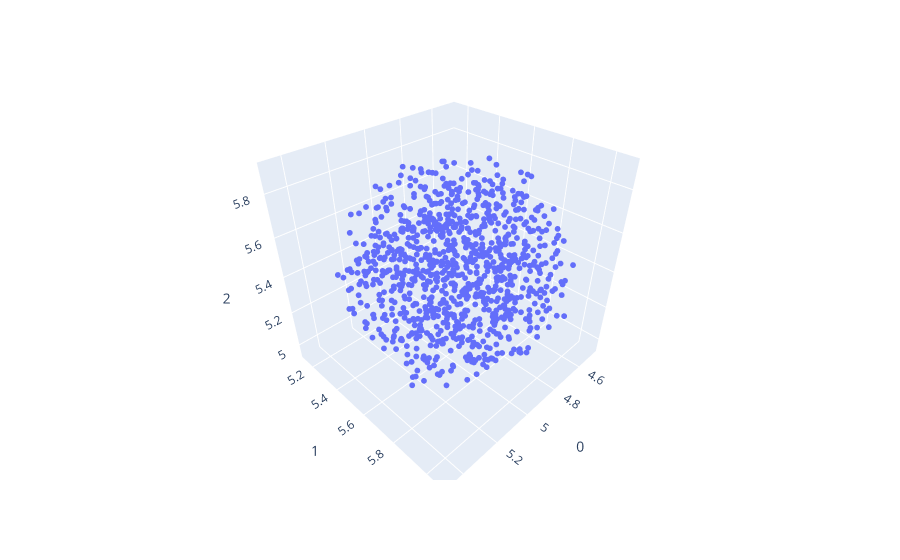
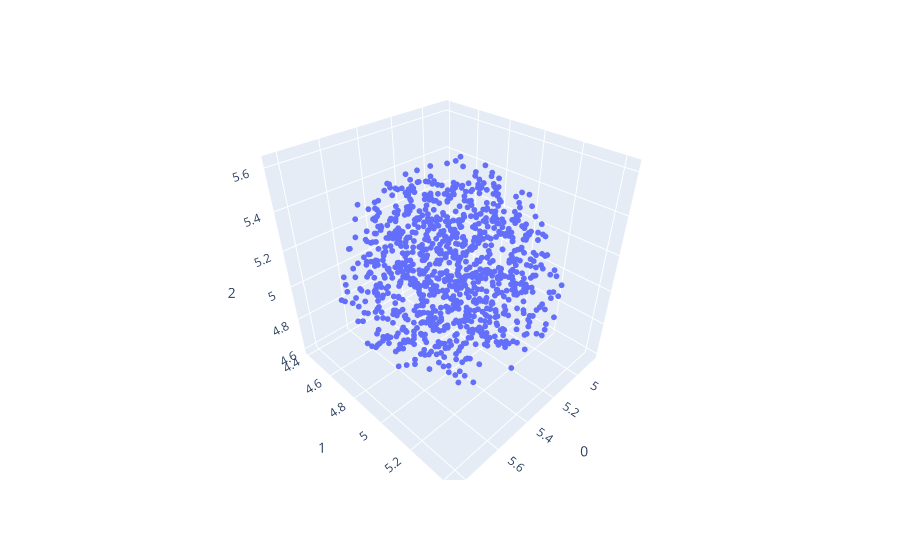
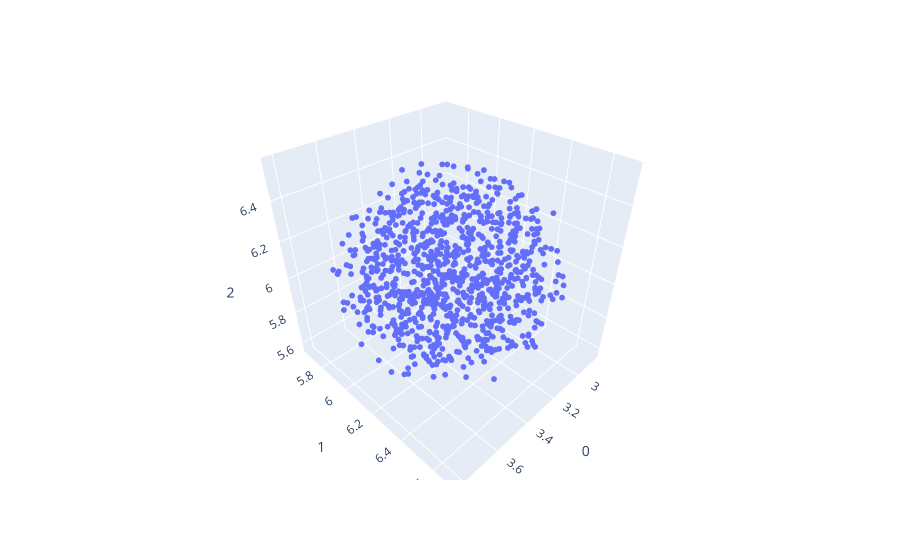
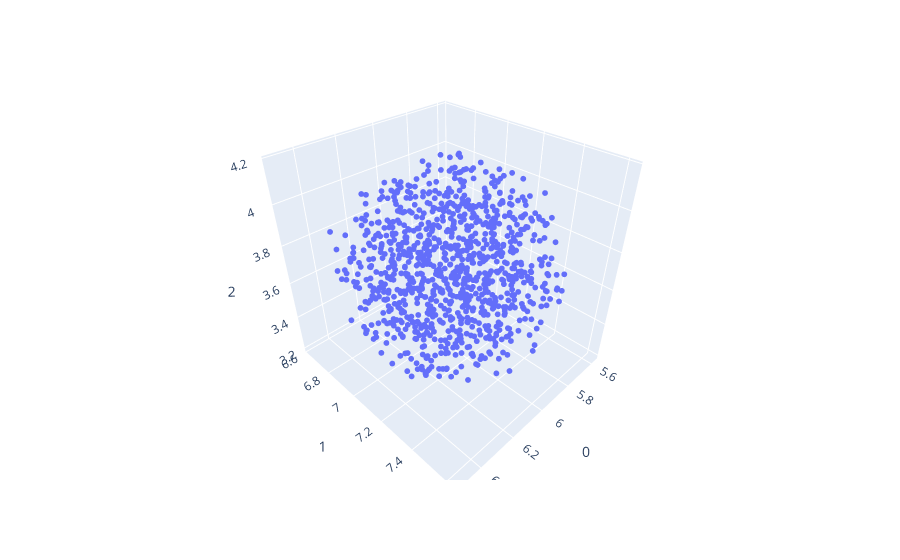

Notebook source saved alongside these figures, in order:
### Code cell
for _ in range(10):
    pts = np.array([np.random.rand(1000) for _ in range(1000)])
    pts = pd.DataFrame(res.fit_transform(pts))
    fig = px.scatter_3d(pts, x=0, y=1, z=2)
    fig.update_traces(marker=dict(size=2))
#     fig.update_xaxes(range=[-10000, 10000])
#     fig.update_yaxes(range=[-10, 10])
    fig.show()

### Figure 1 — Plotly figure (JSON) as saved in the notebook; plotly's stock layout.template omitted (floating-point values rounded to 4 significant figures; data arrays with more than 128 entries replaced by an {"elided": "..."} marker saying what was removed)
{"data": [{"hovertemplate": "0=%{x}<br>1=%{y}<br>2=%{z}<extra></extra>", "legendgroup": "", "marker": {"color": "#636efa", "size": 2, "symbol": "circle"}, "mode": "markers", "name": "", "scene": "scene", "showlegend": false, "type": "scatter3d", "x": {"elided": "1000 float values"}, "y": {"elided": "1000 float values"}, "z": {"elided": "1000 float values"}}], "layout": {"legend": {"tracegroupgap": 0}, "margin": {"t": 60}, "scene": {"domain": {"x": [0, 1], "y": [0, 1]}, "xaxis": {"title": {"text": "0"}}, "yaxis": {"title": {"text": "1"}}, "zaxis": {"title": {"text": "2"}}}}}

### Figure 2 — Plotly figure (JSON) as saved in the notebook; plotly's stock layout.template omitted (floating-point values rounded to 4 significant figures; data arrays with more than 128 entries replaced by an {"elided": "..."} marker saying what was removed)
{"data": [{"hovertemplate": "0=%{x}<br>1=%{y}<br>2=%{z}<extra></extra>", "legendgroup": "", "marker": {"color": "#636efa", "size": 2, "symbol": "circle"}, "mode": "markers", "name": "", "scene": "scene", "showlegend": false, "type": "scatter3d", "x": {"elided": "1000 float values"}, "y": {"elided": "1000 float values"}, "z": {"elided": "1000 float values"}}], "layout": {"legend": {"tracegroupgap": 0}, "margin": {"t": 60}, "scene": {"domain": {"x": [0, 1], "y": [0, 1]}, "xaxis": {"title": {"text": "0"}}, "yaxis": {"title": {"text": "1"}}, "zaxis": {"title": {"text": "2"}}}}}

### Figure 3 — Plotly figure (JSON) as saved in the notebook; plotly's stock layout.template omitted (floating-point values rounded to 4 significant figures; data arrays with more than 128 entries replaced by an {"elided": "..."} marker saying what was removed)
{"data": [{"hovertemplate": "0=%{x}<br>1=%{y}<br>2=%{z}<extra></extra>", "legendgroup": "", "marker": {"color": "#636efa", "size": 2, "symbol": "circle"}, "mode": "markers", "name": "", "scene": "scene", "showlegend": false, "type": "scatter3d", "x": {"elided": "1000 float values"}, "y": {"elided": "1000 float values"}, "z": {"elided": "1000 float values"}}], "layout": {"legend": {"tracegroupgap": 0}, "margin": {"t": 60}, "scene": {"domain": {"x": [0, 1], "y": [0, 1]}, "xaxis": {"title": {"text": "0"}}, "yaxis": {"title": {"text": "1"}}, "zaxis": {"title": {"text": "2"}}}}}

### Figure 4 — Plotly figure (JSON) as saved in the notebook; plotly's stock layout.template omitted (floating-point values rounded to 4 significant figures; data arrays with more than 128 entries replaced by an {"elided": "..."} marker saying what was removed)
{"data": [{"hovertemplate": "0=%{x}<br>1=%{y}<br>2=%{z}<extra></extra>", "legendgroup": "", "marker": {"color": "#636efa", "size": 2, "symbol": "circle"}, "mode": "markers", "name": "", "scene": "scene", "showlegend": false, "type": "scatter3d", "x": {"elided": "1000 float values"}, "y": {"elided": "1000 float values"}, "z": {"elided": "1000 float values"}}], "layout": {"legend": {"tracegroupgap": 0}, "margin": {"t": 60}, "scene": {"domain": {"x": [0, 1], "y": [0, 1]}, "xaxis": {"title": {"text": "0"}}, "yaxis": {"title": {"text": "1"}}, "zaxis": {"title": {"text": "2"}}}}}
